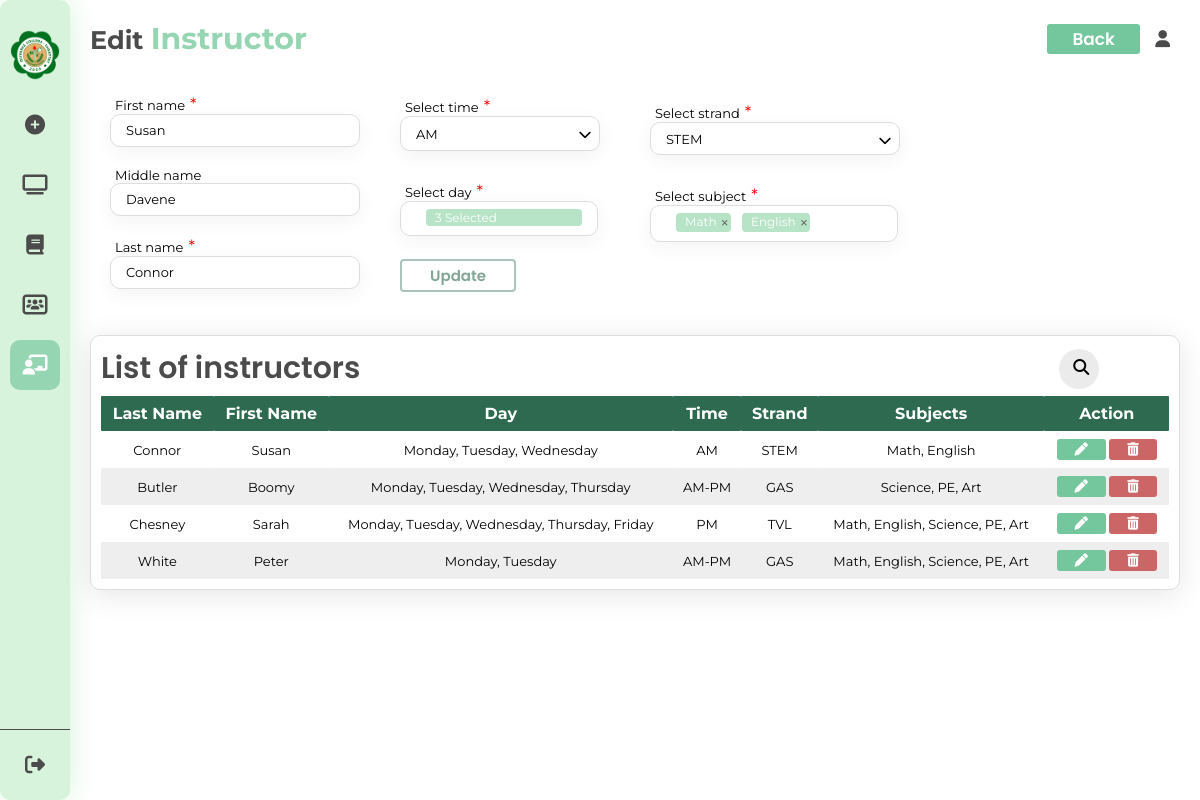
Screenshot of /edit_page_teachers.php?id=165 with the database file from the repository.
### tables this page shows
CREATE TABLE `teachers` (
  `id` int(11) NOT NULL,
  `first_name` varchar(50) NOT NULL,
  `middle_name` varchar(50) DEFAULT NULL,
  `last_name` varchar(50) NOT NULL,
  `day` varchar(50) DEFAULT NULL,
  `time` varchar(255) NOT NULL,
  `strand` enum('GAS','STEM','TVL','ICT','ABM') NOT NULL,
  `subject` varchar(255) NOT NULL
);

### edit_page_teachers.php (the view, shortened to what this page needs)
<?php
include('connect.php');
if (isset($_GET['id'])) {
  $id = $_GET['id'];
  $query = mysqli_query($conn, "SELECT * FROM teachers WHERE id = '$id'");
  $row = mysqli_fetch_assoc($query);
} else {
  header("Location: teachers.php");
  exit();
}
if (isset($_GET['search'])) {
  $searchTerm = $_GET['search'];
  $result = searchTeachers($conn, $searchTerm);
} else {
  $sql = "SELECT * FROM teachers";
  $result = $conn->query($sql);
}
?>
<!DOCTYPE html>
<html lang="en">
<head>
  <link rel="stylesheet" type="text/css" href="teacher.css?<?php echo time(); ?>" />
  <link rel="stylesheet" href="https://cdnjs.cloudflare.com/ajax/libs/font-awesome/6.5.1/css/all.min.css" />
</head>
<body>
  <div class="container">
    <nav>
      <div class="logo">
        <img src="./img/olivarez-college-tagaytay-logo.png" alt="oct logo">
      </div>
      <div class="public">
        <a href="./generate.php"><i class="fa-solid fa-circle-plus"></i><span>Create schedule</span></a>
        <a href="./dashboard.php"> <i class="fa-solid fa-tv"></i><span>Dashboard</span></a>
        <a href="./subject.php"><i class="fa-solid fa-book"></i><span>Subjects</span></a>
        <a href="./section.php"><i class="fa-solid fa-users-rectangle"></i><span>Sections</span></a>
        <a href="./teachers.php" class="active"><i class="fa-solid fa-chalkboard-user"></i> <span>Teachers</span></a>
      </div>
      <div class="admin">
        <a class="logout"><i class="fa-solid fa-right-from-bracket"></i><span>Logout</span></a>
      </div>
    </nav>
    <section class="main-content">
      <div class="main-logo">
        <h1>Edit <span>Instructor</span></h1>
        <div class="edit-container">
          <a href="./teachers.php">Back</a>
        </div>
        <i class="fa-solid fa-user"></i>
      </div>
      <div class="inputs">
        <form action="" method="post">
          <div class="names">
            <div class="teacher-name">
              <span>First name<span style="color: red; font-size: 1.3em">*</span></span>
              <input required type="text" class="first-name input" autocomplete="off" name="first_name" value="<?php echo $row['first_name']; ?>" />
            </div>
            <div class="teacher-name">
              <span>Middle name</span>
              <input type="text" class="middle-name input" autocomplete="off" name="middle_name" value="<?php echo $row['middle_name']; ?>" />
            </div>
            <div class="teacher-name">
              <span>Last name<span style="color: red; font-size: 1.3em">*</span></span>
              <input required type="text" class="last-name input" autocomplete="off" name="last_name" value="<?php echo $row['last_name']; ?>" />
            </div>
            <div class="button-submit update"><button type="submit" class="btn-submit">Update</button></div>
          </div>
          <div class="day-time">
            <div class="dropdown-time">
              <span class="input-info">Select time<span style="color: red; font-size: 1.3em">*</span></span>
              <input required type="text" class="textbox-time input" placeholder="No time selected" readonly name="time" value="<?php echo $row['time']; ?>" />
              <span class="icon-down"><i class="fa-solid fa-chevron-down"></i></span>
            </div>
            <div class="dropdown-day">
              <span class="input-info">Select day<span style="color: red; font-size: 1.3em;">*</span></span>
            </div>
          </div>
          <div class="subject-strand">
            <div class="strand-list">
              <span class="input-info">Select strand<span style="color: red; font-size: 1.3em">*</span></span>
              <input type="text" name="strand" class="textbox-strands input" placeholder="No strand selected" readonly required value="<?php echo $row['strand']; ?>" />
              <span class="icon-down"><i class="fa-solid fa-chevron-down"></i></span>
            </div>
            <div class="subject-list">
              <span class="input-info">Select subject<span style="color: red; font-size: 1.3em">*</span></span>
            </div>
          </div>
      </div>
      <div class="teacher-table">
        <div class="table-header">
          <span>List of instructors</span>
          <div class="table-search">
            <form class="search-container">
              <input id="search-box" type="text" class="search-box" name="" />
              <label for="search-box"><i class="fa-solid fa-magnifying-glass search-icon"></i></label>
            </form>
          </div>
        </div>
        <div class="table-container">
          <table class="table">
            <thead>
              <tr>
                <th>Last Name</th>
                <th>First Name</th>
                <th>Day</th>
                <th>Time</th>
                <th>Strand</th>
                <th>Subjects</th>
                <th>Action</th>
              </tr>
            </thead>
            <tbody st>
              <?php
              while ($row = $result->fetch_assoc()) {
                echo "<tr>";
                echo "<td>" . $row['last_name'] . "</td>";
                echo "<td>" . $row['first_name'] . "</td>";
                echo "<td>" . $row['day'] . "</td>";
                echo "<td>" . $row['time'] . "</td>";
                echo "<td>" . $row['strand'] . "</td>";
                echo "<td>" . $row['subject'] . "</td>";
                echo "<td> <a href='edit_page_teachers.php?id=" . $row['id'] . "'><button class='edit'><i class='fa-solid fa-pen'></i></button></a>
                    <a href='delete_teachers.php?id=" . $row['id'] . "'> <button class='delete' type='submit' name='delete'><i class='fa-solid fa-trash-can'></i></button></a>
                    </td>";
                echo "</tr>";
              }
              ?>
            </tbody>
          </table>
        </div>
      </div>
    </section>
  </div>
</body>
</html>

### rows the page displays
teachers: first_name "Susan", middle_name "Davene", last_name "Connor", time "AM", strand "STEM", day "Monday, Tuesday, Wednesday", subject "Math, English"
teachers: last_name "Butler", first_name "Boomy", day "Monday, Tuesday, Wednesday, Thursday", time "AM-PM", strand "GAS", subject "Science, PE, Art"
teachers: last_name "Chesney", first_name "Sarah", day "Monday, Tuesday, Wednesday, Thursday, Friday", time "PM", strand "TVL", subject "Math, English, Science, PE, Art"
teachers: last_name "White", first_name "Peter", day "Monday, Tuesday", time "AM-PM", strand "GAS", subject "Math, English, Science, PE, Art"
